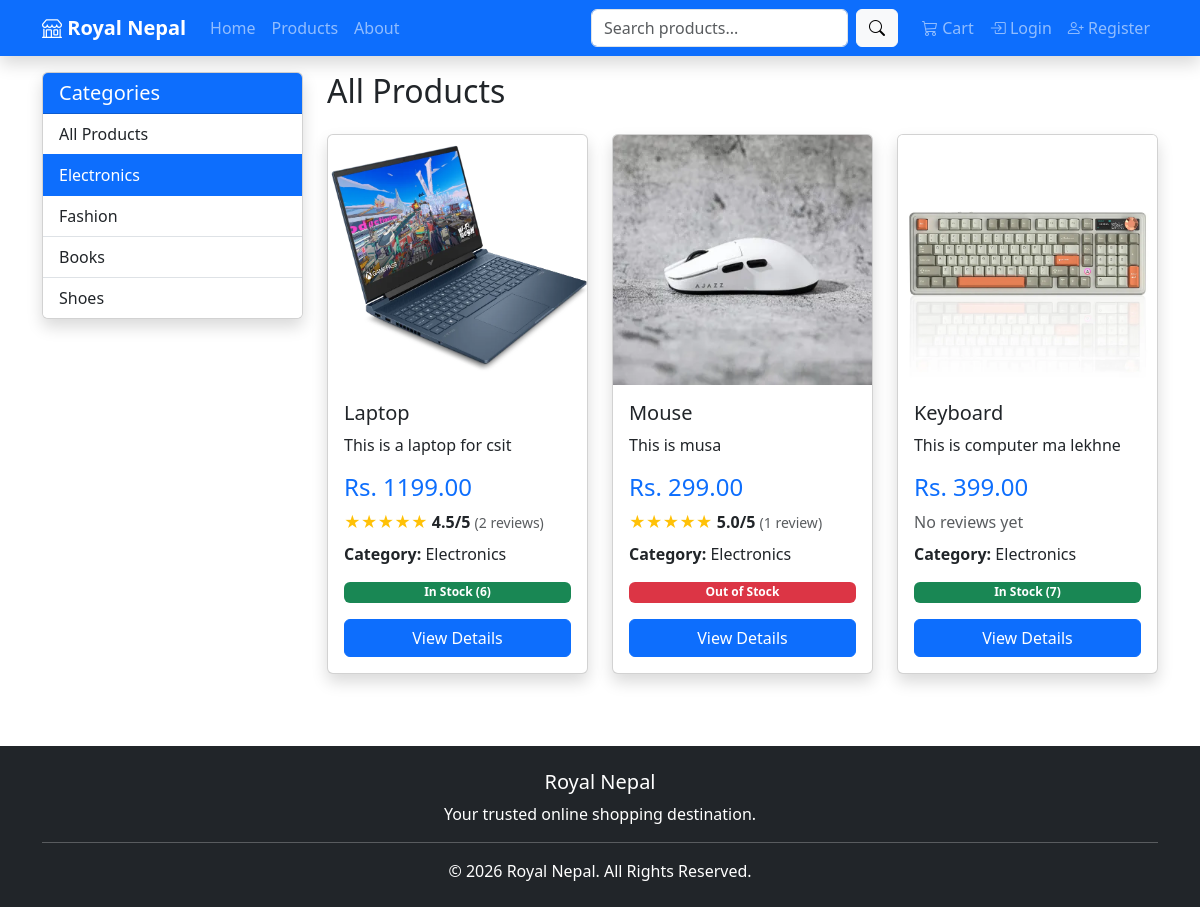
The app's page /products/?category=1 with its own data.
### products/models.py (models this page shows, shortened)
class Category(models.Model):
    name = models.CharField(max_length=100)

class Product(models.Model):
    category = models.ForeignKey(
        Category,
        on_delete=models.CASCADE
    )
    name = models.CharField(max_length=200)
    description = models.TextField()
    price = models.DecimalField(
        max_digits=10,
        decimal_places=2
    )
    stock = models.PositiveIntegerField(default=0)
    image = models.ImageField(
        upload_to="products/",
        blank=True,
        null=True
    )
    created_at = models.DateTimeField(
        auto_now_add=True
    )

### products/views.py (the view)
# urls.py: path('', views.product_list, name='products'),
def product_list(request):
    query = request.GET.get("q")
    category_id = request.GET.get("category")
    products = Product.objects.annotate(
    average_rating=Avg("reviews__rating"),
    review_count=Count("reviews")
)
    categories = Category.objects.all()
    if query:
        products = products.filter(
            Q(name__icontains=query) |
            Q(description__icontains=query)
        )
    if category_id:
        products = products.filter(
            category_id=category_id
        )
    return render(
        request,
        "products/products.html",
        {
            "products": products,
            "categories": categories,
            "query": query,
            "selected_category": category_id,
        }
    )

### templates/products/products.html (shortened to what this page needs)
{% extends 'base.html' %}
{% block content %}
<div class="row">
    <div class="col-md-3">
        <div class="card shadow mb-4">
            <div class="card-header bg-primary text-white">
                <h5 class="mb-0">
                    Categories
                </h5>
            </div>
            <div class="list-group list-group-flush">
                <a href="{% url 'products' %}"
                   class="list-group-item list-group-item-action {% if not selected_category %}active{% endif %}">
                    All Products
                </a>
                {% for category in categories %}
                <a href="{% url 'products' %}?category={{ category.id }}"
                   class="list-group-item list-group-item-action {% if selected_category == category.id|stringformat:'s' %}active{% endif %}">
                    {{ category.name }}
                </a>
                {% endfor %}
            </div>
        </div>
    </div>
    <div class="col-md-9">
        <h2 class="mb-4">
            All Products
        </h2>
        <div class="row">
        {% for product in products %}
        <div class="col-lg-4 col-md-6 mb-4">
            <div class="card shadow h-100">
                {% if product.image %}
                <img src="{{ product.image.url }}"
                     class="card-img-top"
                     style="height:250px; object-fit:cover;">
                {% else %}
                <img src="https://placehold.co/300x250"
                     class="card-img-top">
                {% endif %}
                <div class="card-body d-flex flex-column">
                    <h5>
                        {{ product.name }}
                    </h5>
                    <p>
                        {{ product.description|truncatewords:12 }}
                    </p>
                    <h4 class="text-primary">
                        Rs. {{ product.price }}
                    </h4>
                    {% if product.review_count %}
<p class="mb-2">
    <span class="text-warning">
        ★★★★★
    </span>
    <strong>
        {{ product.average_rating|floatformat:1 }}/5
    </strong>
    <small class="text-muted">
        ({{ product.review_count }} review{{ product.review_count|pluralize }})
    </small>
</p>
{% else %}
<p class="text-muted mb-2">
    No reviews yet
</p>
{% endif %}
                    <p>
                        <strong>Category:</strong>
                        {{ product.category.name }}
                    </p>
                    {% if product.stock > 0 %}
                    <span class="badge bg-success mb-3">
                        In Stock ({{ product.stock }})
                    </span>
                    {% else %}
                    <span class="badge bg-danger mb-3">
                        Out of Stock
                    </span>
                    {% endif %}
                    <a href="{% url 'product_detail' product.id %}"
                       class="btn btn-primary mt-auto">
                        View Details
                    </a>
                </div>
            </div>
        </div>
        {% endfor %}
        </div>
    </div>
</div>
{% endblock %}

### records on screen
Category: name "Electronics"
Category: name "Fashion"
Category: name "Books"
Category: name "Shoes"
Product: image (picture), name "Laptop", description "This is a laptop for csit", price "1199.00", average_rating "4.5", review_count "2", category.name "Electronics", stock "6"
Product: image (picture), name "Mouse", description "This is musa", price "299.00", average_rating "5.0", review_count "1", category.name "Electronics", stock "Out of Stock"
Product: image (picture), name "Keyboard", description "This is computer ma lekhne", price "399.00", shows "No reviews yet", category.name "Electronics", stock "7"
